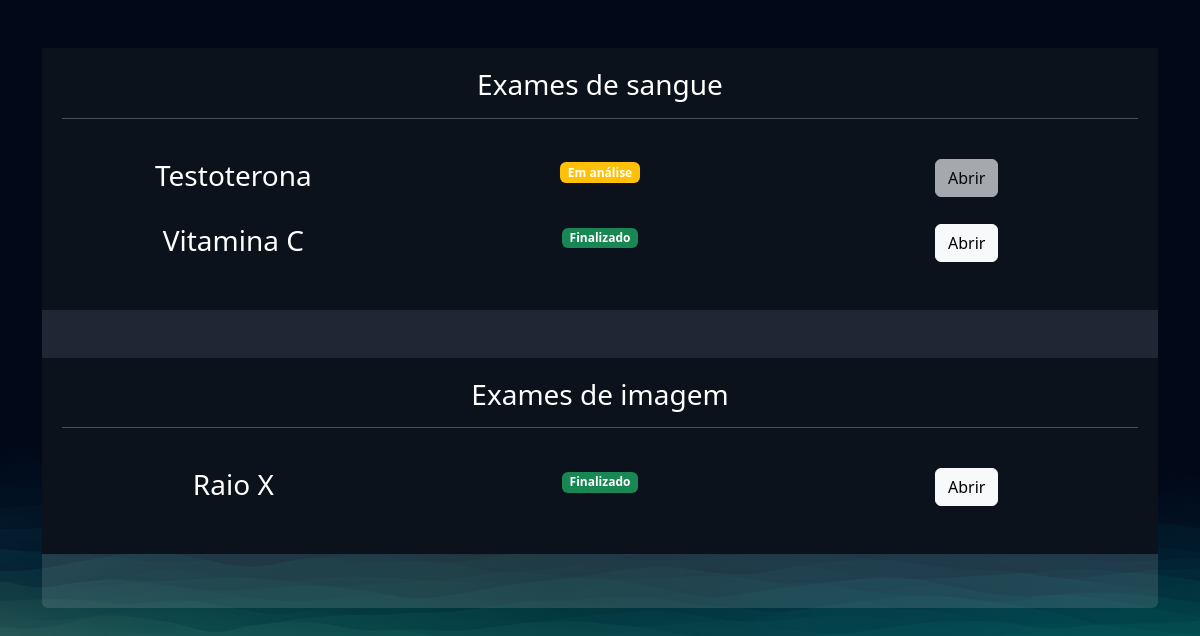
Page /exames/gerenciar_exames/ (signed in) on the earlier database version.
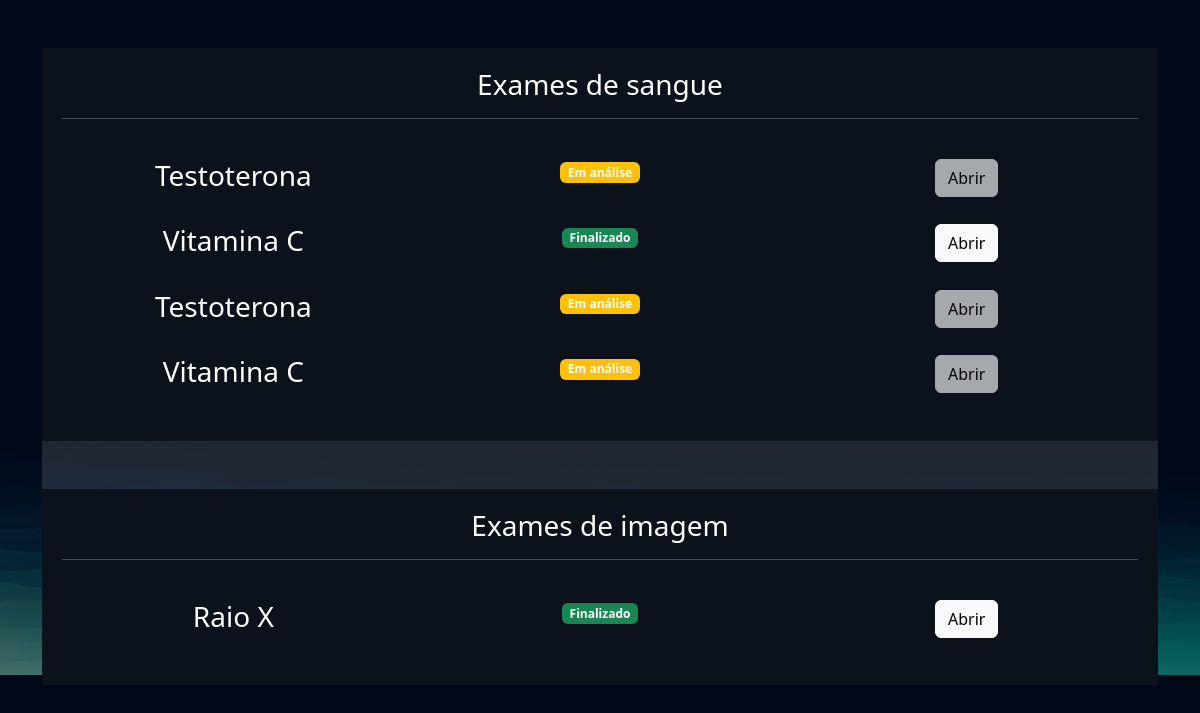
Same page on the later database version.
### exames/models.py (models this page shows, shortened)
class SolicitacaoExame(models.Model):
    choice_status=(
        ('E', 'Em análise'),
        ('F', 'Finalizado')
    )
    usuario = models.ForeignKey(User, on_delete=models.DO_NOTHING)
    exame = models.ForeignKey(TiposExames, on_delete=models.DO_NOTHING)
    status = models.CharField(max_length=1, choices=choice_status)
    resultado = models.FileField(upload_to="resultados", null=True, blank=True)
    requer_senha = models.BooleanField(default=False)
    senha=models.CharField(max_length=16, null=True, blank=True)
    def badge_template(self):
        if self.status == 'E':
            classes = 'bg-warning '
            texto = "Em análise"
        elif self.status == 'F':
            classes = 'bg-success'
            texto = "Finalizado"
        return mark_safe(f'<span class="badge {classes}">{texto}</span>')

class TiposExames(models.Model):
    tipo_choices = (
        ('I', 'Exame de imagem'),
        ('S', 'Exame de sangue')
    )
    nome = models.CharField(max_length=150)
    tipo = models.CharField(max_length=1, choices=tipo_choices)
    preco = models.FloatField()
    disponivel = models.BooleanField(default=True)
    horario_inicial = models.IntegerField()
    horario_final = models.IntegerField()

### exames/views.py (the view)
# urls.py: path('gerenciar_exames/', views.gerenciar_exames, name="gerenciar_exames"),
@login_required
def gerenciar_exames(request):
    exames = SolicitacaoExame.objects.filter(usuario=request.user)
    return render(request, 'gerenciar_exames.html', {'exames':exames})

### exames/templates/gerenciar_exames.html (shortened to what this page needs)
{% extends "bases/base.html" %}
{% load static %}
{% block 'head' %}
    <link href="{% static 'exames/css/exames.css' %}" rel="stylesheet">
    <link href="{% static 'exames/css/gerenciar_pedidos.css' %}" rel="stylesheet">
    <link href="{% static 'exames/css/gerenciar_exames.css' %}" rel="stylesheet">
{% endblock 'head' %}
{% block 'conteudo' %}
    <br>
    <br>
    <div class="container">
        <div class="card card-view">
            <div class="sub-card">
                <h3>Exames de sangue</h3>
                <hr>
                <br>
                {% for exame in exames %}
                    {% if exame.exame.tipo == 'S' %}
                        <div class="row">
                            <div class="col-md"><h3>{{exame.exame.nome}}</h3></div>
                            <div class="col-md">
                                {{exame.badge_template}}
                            </div>
                            <div class="col-md">
                                {% if exame.status == 'F' %}
                                    <a href="{% url 'permissao_resultado' exame.id %}" class="btn btn-light">Abrir</a>
                                {% else %}
                                    <a href="#" class="btn btn-light disabled" >Abrir</a>
                                {% endif %}
                            </div>
                        </div>
                        <br>
                    {% endif %}
                {% endfor %}
            </div>
            <br>
            <br>
            <div class="sub-card">
                <h3>Exames de imagem</h3>
                <hr>
                <br>
                {% for exame in exames %}
                    {% if exame.exame.tipo == 'I' %}
                        <div class="row">
                            <div class="col-md"><h3>{{exame.exame.nome}}</h3></div>
                            <div class="col-md">
                                {{exame.badge_template}}
                            </div>
                            <div class="col-md">
                                {% if exame.status == 'F' %}
                                    <a href="{% url 'permissao_resultado' exame.id %}" class="btn btn-light">Abrir</a>
                                {% else %}
                                    <a href="#" class="btn btn-light disabled" >Abrir</a>
                                {% endif %}
                            </div>
                        </div>
                        <br>
                    {% endif %}
                {% endfor %}
            </div>
        </div>
    </div>
{% endblock 'conteudo' %}

Differences in the rows shown:
added SolicitacaoExame: exame.nome "Testoterona", badge_template "Em análise", shows "Abrir", shown under "Exames de sangue"
added SolicitacaoExame: exame.nome "Vitamina C", badge_template "Em análise", shows "Abrir", shown under "Exames de sangue"
